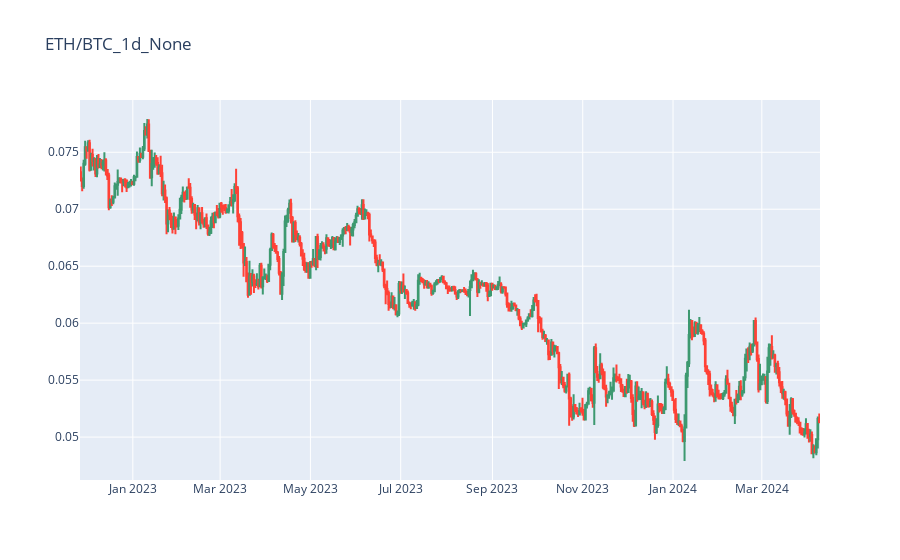

The code cell stored with this chart in its notebook:
### Markdown cell above
# Binance OHLCV

### Code cell
from crypto_trading.plots import plot_chart

plot_chart('ETH/BTC','1d')

### Figure 1 — Plotly figure (JSON) as saved in the notebook; plotly's stock layout.template omitted (floating-point values rounded to 4 significant figures; data arrays with more than 128 entries replaced by an {"elided": "..."} marker saying what was removed)
{"data": [{"close": {"elided": "500 float values"}, "high": {"elided": "500 float values"}, "low": {"elided": "500 float values"}, "open": {"elided": "500 float values"}, "type": "candlestick", "x": {"elided": "500 str values"}}], "layout": {"title": {"text": "ETH/BTC_1d_None"}, "xaxis": {"rangeslider": {"visible": false}}}}
